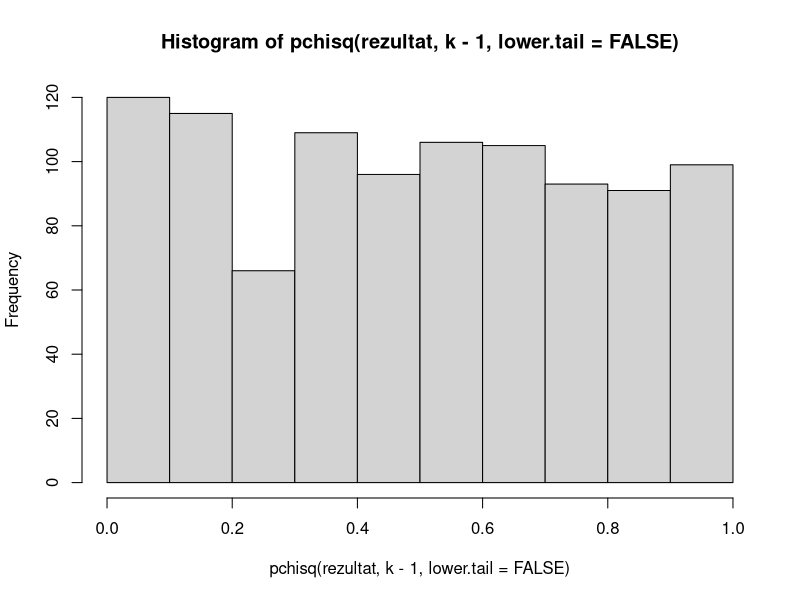
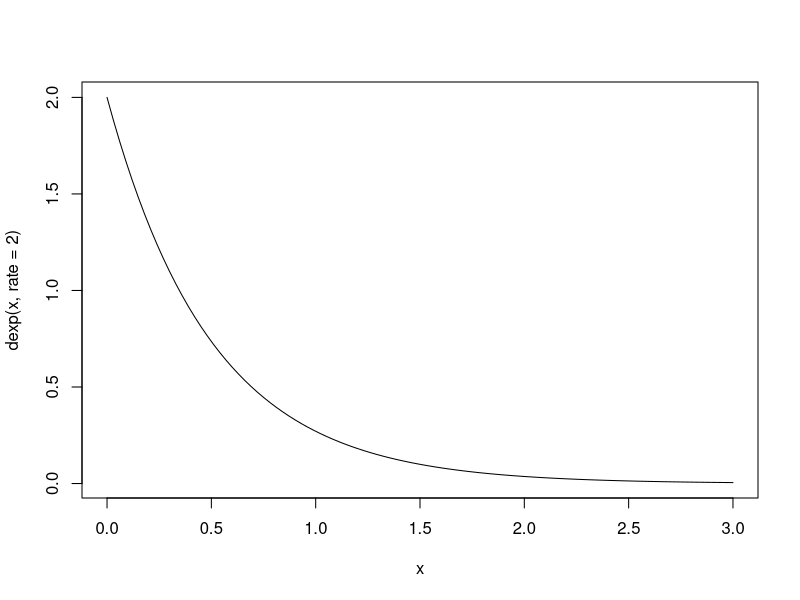
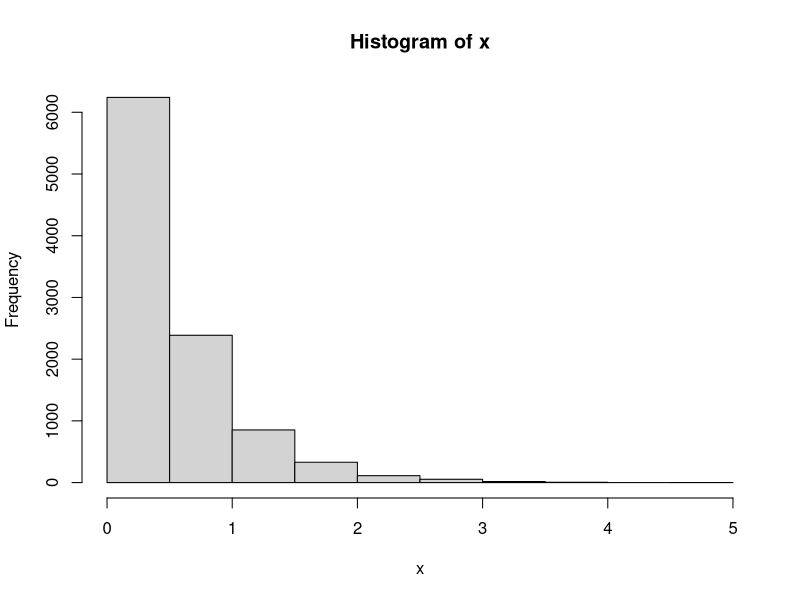
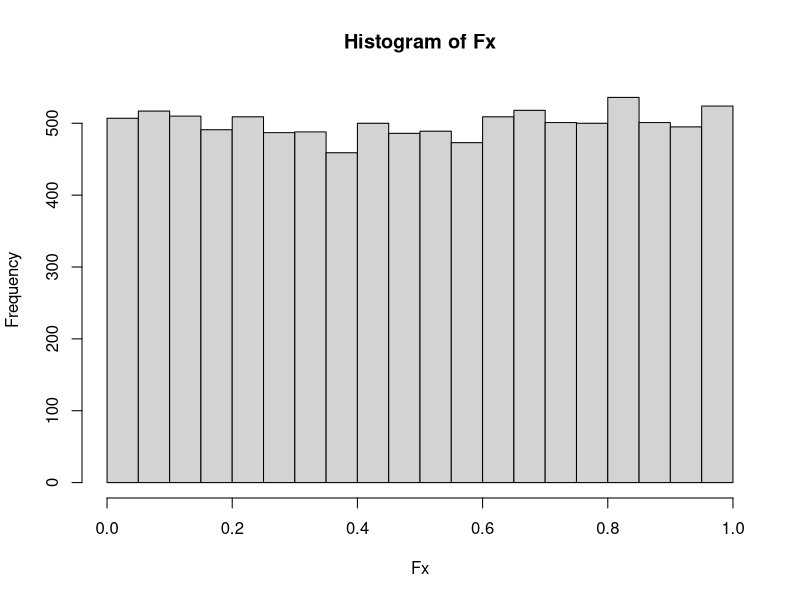
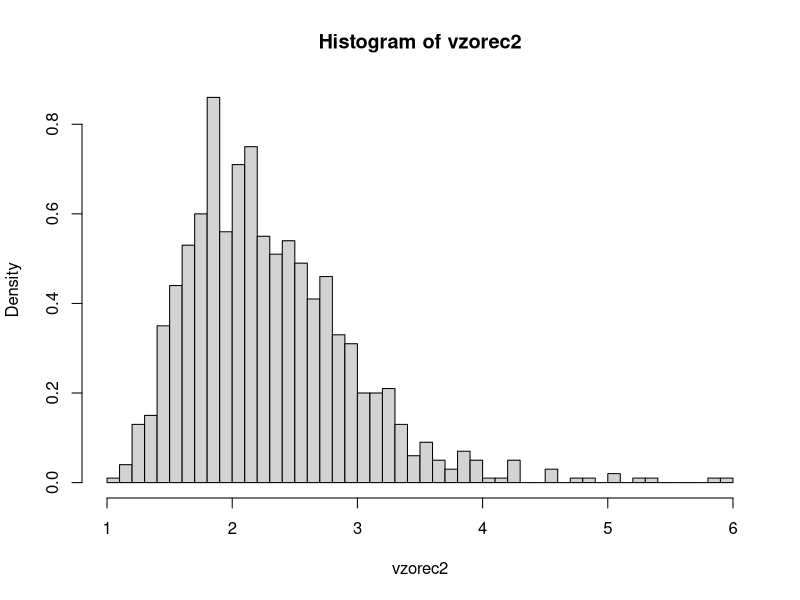

The R script that drew these images, in order: (Note: this script raises an error after producing the figures.)
### NALOGA 6.8 (velikost vzorca, k, ni)

set.seed(1)

k = 10 #st. sportnikov
ni = 50 #st. meritev za vsakega sportnika
si = rep(5,k) # std.odklon vsakega sportnika

ponovi = 1000
rezultat = numeric(ponovi)
for(it in 1:ponovi){
  mi = rnorm(k,148,7) # povprecje vsakega sportnika
  sportnik = data.frame(mi=mi,si=si)
  meritve = as.data.frame(apply(sportnik,1,FUN=function(x){rnorm(ni,x[1],x[2])}))
  miHat = apply(meritve,2,mean)# za vsak stolpec
  siHat = apply(meritve,2,function(x){sqrt(1/ni*sum((x-mean(x))^2))})
  xMinusMi = apply(meritve,2,function(x){sum((x-mean(x))^2)})
  si0Hat = sqrt(sum(xMinusMi)/(ni*k))
  logL = 2*ni*sum(log(si0Hat) - log(siHat))
  rezultat[it] = logL
}

hist(pchisq(rezultat,k-1,lower.tail=FALSE))


#### NALOGA 7.1
curve(dexp(x,rate=2),from=0,to=3)
x = rexp(10^4,rate=2)
hist(x)
# za opazovanja x izracunati F(x) = P(X <= x)
Fx = pexp(x,rate=2)
hist(Fx)

#### NALOGA 7.2
# inverz F-1(x)
a = 2
b =0.5
invF = function(x){
  a - b*log(-log(x))
}
# generiramo vzorec iz Unif(0,1)
vzorec = runif(1000)
# uporabimo invF
vzorec2 = invF(vzorec)
# vzorec2 naj bi bil porazdeljen po Gumbel(2,0.5)
hist(vzorec2,freq = FALSE,breaks=50)
# library(ordinal)
curve(dgumbel(x,a,b),add=TRUE,col="red")

#### NALOGA 7.5
p1 = 12/18
p2 = 11/22
p = 23/40
n1 = 18
n2 = 22
testna = (p1-p2)/sqrt(p*(1-p)*(1/n1 + 1/n2))
testna
pvrednost = pnorm(abs(testna),lower.tail=FALSE)*2

# še z uporabo Fisherjevega eksaktnega testa
kontT = matrix(c(11,12,11,6),ncol=2)
fisher.test(kontT)

# funkcija za izračun vrednosti p za test za primerjavo povprecij
testnaS = function(p1,p2,n1,n2){
  p = 0.8 # na podlagi prejsnjih raziskav (brez intervencij)
  testna = (p1-p2)/sqrt(p*(1-p)*(1/n1 + 1/n2))
  return(pnorm(abs(testna),lower.tail=FALSE)*2)
}

# moc testa za razliko 5%
# n1 in n2 sta enaka kot prej

meja1 = qnorm(0.025)
meja2 = qnorm(0.025,lower.tail = FALSE)
# teoreticno vrednost moci testa:
# P(T <= meja1 | Ha (povprecje -0.05)) + P(T >= meja2 | Ha (povprecje -0.05))
p0 = 0.5 # na podlagi prejsnjih raziskav (brez intervencij)
SE = sqrt(p0*(1-p0)*(1/n1+1/n2))
pnorm(meja1,mean = -0.05/SE, sd= 1) + pnorm(meja2,mean = -0.05/SE, sd= 1, lower.tail=FALSE)

# s simulacijami
vrednostiP = NULL
for(i in 1:10^6){
  # generiramo vzorca sk1 in sk2 (pod alternativno domnevo)
  v1 = rbinom(1,size = n1, prob = 0.8) # pri moskih - ostanejo na istem glede na prejsnje raziskave
  v2 = rbinom(1,size = n2, prob = 0.85)
  vrednostiP[i] = testnaS(v1/n1,v2/n2,n1,n2)
}
hist(vrednostiP)
mean(vrednostiP < 0.05)

# simulacije za H0
n1 = 100
n2 = 100
testnaS = function(p1,p2,n1,n2){
  p = 0.5 # na podlagi prejsnjih raziskav (brez intervencij)
  testna = (p1-p2)/sqrt(p*(1-p)*(1/n1 + 1/n2))
  return(pnorm(abs(testna),lower.tail=FALSE)*2)
}
vrednostiP = NULL
for(i in 1:10^5){
  # generiramo vzorca sk1 in sk2 (pod alternativno domnevo)
  v1 = rbinom(1,size = n1, prob = 0.5) 
  v2 = rbinom(1,size = n2, prob = 0.5)
  vrednostiP[i] = testnaS(v1/n1,v2/n2,n1,n2)
}
hist(vrednostiP,breaks=100) # "zanimiv vzorec" zaradi diskretnosti porazdelitve
mean(vrednostiP < 0.05)


